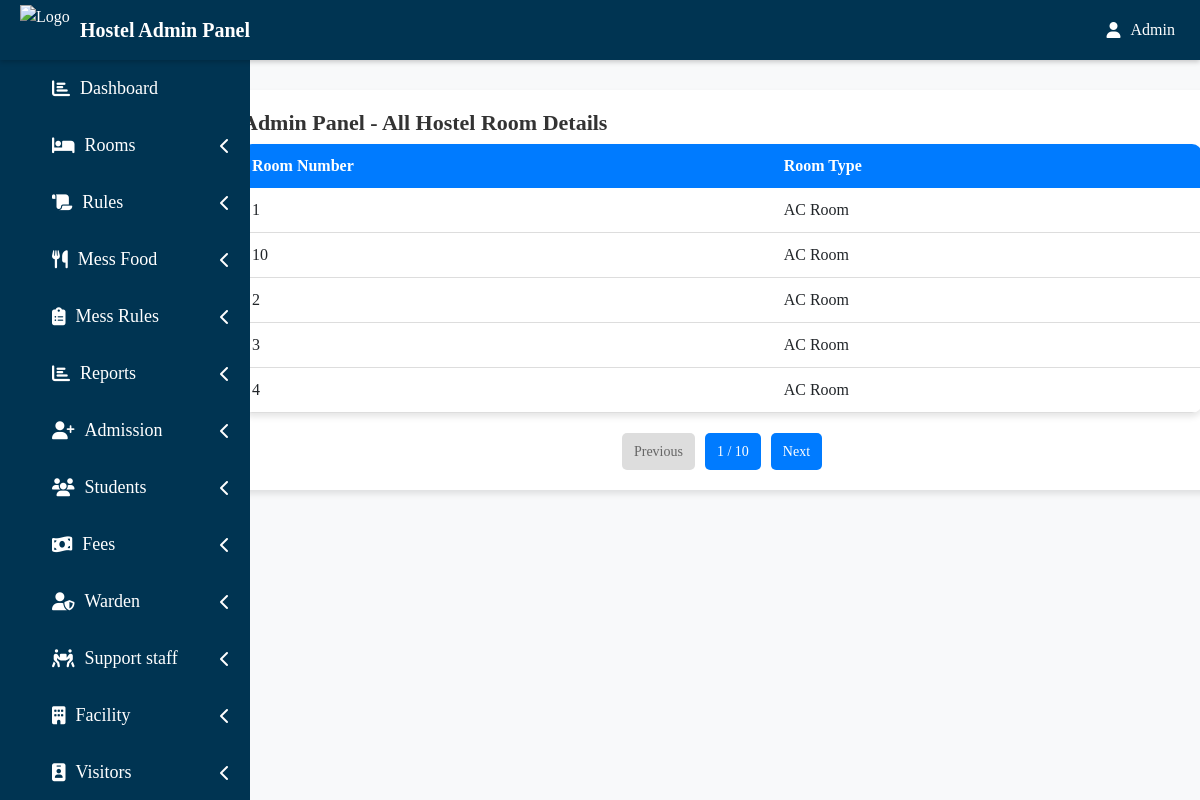
Page /hadmin/view_room_number.php on the committed database.
### tables this page shows
CREATE TABLE `room_number` (
  `id` int(11) NOT NULL,
  `room_no` varchar(20) NOT NULL,
  `room_type` enum('AC Room','Non-AC Room','Double Room','Dormitory Room','Single Room') NOT NULL,
  `status` enum('Available','Occupied') DEFAULT 'Available'
);

### hadmin/view_room_number.php (the view, shortened to what this page needs)
<?php
$limit = 5;
$page = isset($_GET['page']) ? (int)$_GET['page'] : 1;
$page = max(1, $page);
$start = ($page - 1) * $limit;
$totalResult = mysqli_query($conn, "SELECT COUNT(*) as total FROM room_number");
$totalRow = mysqli_fetch_assoc($totalResult);
$totalRecords = $totalRow['total'];
$totalPages = ceil($totalRecords / $limit);
$query = mysqli_query($conn, "SELECT room_no, room_type FROM room_number ORDER BY room_type ASC, room_no ASC LIMIT $start, $limit");
?>
<!DOCTYPE html>
<html lang="en">
<head>
    <link href="https://cdn.jsdelivr.net/npm/bootstrap@5.3.0/dist/css/bootstrap.min.css" rel="stylesheet">
</head>
<body>
<?php include('include/side.php'); ?>
<div class="container mt-4">
    <div class="container1">
<h1>Admin Panel - All Hostel Room Details</h1>
<table>
    <tr>
        <th>Room Number</th>
        <th>Room Type</th>
    </tr>
    <?php while ($row = mysqli_fetch_assoc($query)) { ?>
    <tr>
        <td><?= htmlspecialchars($row['room_no']); ?></td>
        <td><?= htmlspecialchars($row['room_type']); ?></td>
    </tr>
    <?php } ?>
</table>
<div class="pagination">
    <?php if ($page > 1): ?>
        <a href="?page=<?php echo $page - 1; ?>">Previous</a>
    <?php else: ?>
        <span class="disabled">Previous</span>
    <?php endif; ?>
    <span><?php echo $page; ?> / <?php echo $totalPages; ?></span>
    <?php if ($page < $totalPages): ?>
        <a href="?page=<?php echo $page + 1; ?>">Next</a>
    <?php else: ?>
        <span class="disabled">Next</span>
    <?php endif; ?>
</div>
</div>
</div>
</body>
</html>

### hadmin/view_room_number.php (style rules this page uses)
body { font-family: 'Poppins', sans-serif; background-color: #f8f9fa; }
.container1 { background: #fff; padding: 20px; border-radius: 10px; box-shadow: 0 4px 6px rgba(0, 0, 0, 0.1); margin-top: 90px; margin-left: 180px; width: 1000px; margin-bottom: 30px; }
h1 { font-size: 22px; font-weight: 600; color: #333; }
table { width: 100%; background: #fff; border-radius: 10px; overflow: hidden; box-shadow: 0 4px 6px rgba(0, 0, 0, 0.1); }
th { background: #007bff; color: white; text-align: left; padding: 10px; }
td { padding: 10px; border-bottom: 1px solid #ddd; }
.pagination { margin-top: 20px; display: flex; justify-content: center; gap: 10px; }
.pagination a, .pagination span { padding: 8px 12px; border-radius: 5px; text-decoration: none; font-size: 14px; background: #007bff; color: white; }
.pagination .disabled { background: #ddd; color: #666; pointer-events: none; }

### hadmin/include/side.php (style rules this page uses)
* { margin: 0; padding: 0; font-family: times new roman; }

### rows in the picture
room_number: room_no "1", room_type "AC Room"
room_number: room_no "10", room_type "AC Room"
room_number: room_no "2", room_type "AC Room"
room_number: room_no "3", room_type "AC Room"
room_number: room_no "4", room_type "AC Room"

### other values in the picture
$page "1"
$totalPages "10"
